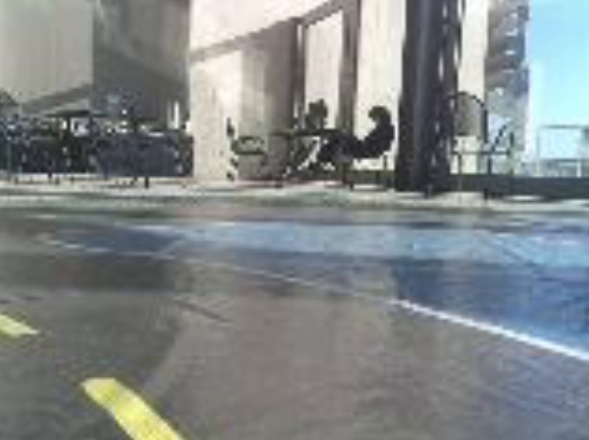
#> input picture frame 39 of lap5.mp4, 1178 x 880 px, given in place of lap2.mp4, which was not available (shown at 1/2 size)
$ python lane_detection.py
#> lines starting #> are read from the running program, lines starting #| are printed output that depends on the picture; after the words box and inside, x2 and y2 are one past the last pixel; in counts of white or black regions, pixels touching at a corner belong together; pictures that were not available may be replaced by others from this repository, and a replacement may not be noted
### controller_class.py
import numpy as np

class motorController():
    def getControllerVal(self, xAvg, yAvg, width, height):
        # getter function to get steering and throttle
        angle = self.calcAngle(xAvg,yAvg,width,height)

        steering = self.calcSteering(angle)
        throttle = self.calcThrottle(angle)

        self.steering = steering
        self.throttle = throttle

        return angle, steering, throttle

    def steeringLine(self, angle, throttle, frameWidth, frameHeight):
        # implement visual aid to show direction on frame

        # ensure that first point is bottom-center of img
        x1 = int(frameWidth/2); y1 = int(frameHeight)

        # scale line based on throttle val
        hypo_max = np.sqrt(x1**2 + y1**2)
        hypo = (hypo_max * throttle)/1.5

        x2 = int(x1 + hypo*np.cos(angle))
        y2 = int(y1 - hypo*np.sin(angle))

        return x1, x2, y1, y2

    def calcAngle(self, xAvg, yAvg, width, height):
        # calculate angle in radians based on given points
        x1 = int(width/2); x = xAvg - x1
        y = height - yAvg

        angle = np.arctan2(y,x)

        return angle

    def calcSteering(self, angle):
        # calculate a steering value based on angle calculated

        # angle interval: [-pi, pi]
        # servo interval: [0, 1] -> not sure if 0 is left and right
        # will assume 0.5 maps to pi/2, 0 maps to 1, 0 maps to pi
        angle2steering_constant = -1/np.pi

        if angle > 0:
            steering = angle2steering_constant*(angle - np.pi/2) + 0.5
        else:
            # car will only accept [0, 1], so set to 0 if negative angle
            steering = 0

        return steering

    def calcThrottle(self, angle):
        # calculate throttle value

        ## increase throttle based on angle
        # throttle interval: [0.05, 0.2]
        slope = (0.2-0.05)/(np.pi/2)
        throttle = slope*angle + 0.05

        return throttle

### lane_detection.py
import cv2
import numpy as np
import controller_class as mC

def in_bounds(x1, x2, y1, y2, width, height): # function to make sure points in image

    # if you remove this function, the lines actually follow edge detection
    # but, this is used for when the algorithm doesn't detect any
    # and is life saver otherwise no data

    offset = 20

    if x1 > width:
        x1 = width - offset
    elif x1 < 0:
        x1 = 0

    if x2 > width:
        x2 = width
    elif x2 < 0:
        x2 = offset

    if y1 > height:
        y1 = height
    elif y1 < 0:
        y1 = 0

    if y2 > height:
        y2 = height
    elif y2 < 0:
        y2 = 0

    return x1, y1, x2, y2

# [10 lines left out: function previous_weight, not called in this run]

def find_canny(img,thresh_low,thresh_high): #function for implementing the canny

    # turns image to monocolor to make it easier to detect contrast in edges
    img_gray = cv2.cvtColor(img,cv2.COLOR_BGR2GRAY)

    # blurs the image to emphasize color contrast
    img_blur = cv2.GaussianBlur(img_gray,(5,5),0)

    # detects edges on the blurred image
    img_canny = cv2.Canny(img_blur,thresh_low,thresh_high)
    return img_canny

def region_of_interest(image, width, height): #function for extracting region of interest

    # identify bounds in (x,y) format
    # currently targeting the lower half of the image
    bounds = np.array([[[100,height],[100,height/2],[width-100,height/2],[width-100,height]]],dtype=np.int32)

    # creates mask and returns specified region
    mask=np.zeros_like(image)
    cv2.fillPoly(mask,bounds,[255,255,255])
    masked_image = cv2.bitwise_and(image,mask)
    return masked_image

def draw_lines(img,lines,width,height): #function for drawing lines on black mask
    mask_lines=np.zeros_like(img)
    for points in lines:
        x1,y1,x2,y2 = points[0]

        # if point is past image size, reset to max or min location
        x1,y1,x2,y2 = in_bounds(x1,x2,y1,y2,width,height)

        # cv2.line(mask_lines,(x1,y1),(x2,y2),[0,0,255],2)

    return mask_lines

def get_coordinates(img,line_parameters): #functions for getting final coordinates
    slope = line_parameters[0]
    intercept = line_parameters[1]
    y1 = img.shape[0]
    y2 = 0.6*img.shape[0]
    x1 = int((y1-intercept)/slope)
    x2 = int((y2-intercept)/slope)
    return [x1,int(y1),x2,int(y2)]

def compute_average_lines(img,lines,width,height):

    left_lane_lines=[]
    right_lane_lines=[]
    left_weights=[]
    right_weights=[]
    for points in lines:
        x1,y1,x2,y2 = points[0]
        if x2==x1:
            continue

        #implementing polyfit to identify slope and intercept
        parameters = np.polyfit((x1,x2),(y1,y2),1)
        slope,intercept = parameters
        length = np.sqrt((y2-y1)**2+(x2-x1)**2)
        if slope <0:
            left_lane_lines.append([slope,intercept])
            left_weights.append(length)
        elif slope > 0:
            right_lane_lines.append([slope,intercept])
            right_weights.append(length)

    # Computing average slope and intercept
    left_average_line = np.average(left_lane_lines,axis=0)
    right_average_line = np.average(right_lane_lines,axis=0)


    # Computing weigthed sum
    if len(left_weights)>0:
        left_average_line = np.dot(left_weights,left_lane_lines)/np.sum(left_weights)
    if len(right_weights)>0:
        right_average_line = np.dot(right_weights,right_lane_lines)/np.sum(right_weights)

    # if left lane is not detected, create own left lane
    # bias the line towards the left
    try:
        left_fit_points = get_coordinates(img,left_average_line)
    except:
        left_fit_points = [0, height - 400, 200, height]
        # print("no left")

    # if right lane is not detected, create own right lane
    # bias the line towards the right
    try:
        right_fit_points = get_coordinates(img,right_average_line)
    except:
        right_fit_points = [width - 200, height, width, height - 400]
        # print("no right")

    return [[left_fit_points],[right_fit_points]] #returning the final coordinates

def main(video=cv2.VideoCapture("lap2.mp4")):
    # lap1.mp4 is unedited full track
    # lap2.mp4 is right turn tester
    # lap3.mp4 is edited full track
    # lap4.mp4 is straight tester
    # lap5.mp4 is left turn tester

    # initialize controller class
    car = mC.motorController()

    # needed to run file as main and as import
    True_Counter = True

    # counters
    count1 = 0 # no lines counter
    count2 = 0 # no avg lines counter

    # initialize tuning parameters
    canny_lower = 60; canny_upper = 110
    hl_thresh = 30; hl_minLength = 20; hl_maxGap = 10
    scale = 0.1

    while True_Counter:
        if __name__ == '__main__':
            ret, orig_frame = video.read()
#> orig_frame is the input picture: shape (880, 1178, 3); mean B, G, R 135.3, 134.8, 129.2
        else:
            orig_frame = video

        # make copy of image
        frame = np.copy(orig_frame)
        height = frame.shape[0]
        width  = frame.shape[1]

        # implement canny function and HL transform on ROI
        edges = find_canny(frame, canny_lower, canny_upper)
#> in find_canny, `img_gray = cv2.cvtColor(img,cv2.COLOR_BGR2GRAY)`:
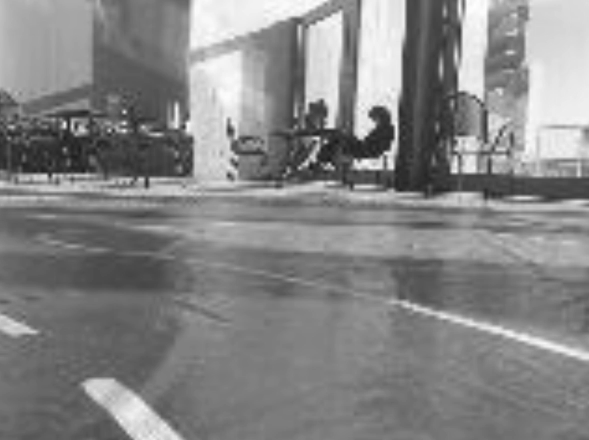
#> img_gray: shape (880, 1178) (shown at 1/2 size); min 22, max 254, mean 133.1
#> in find_canny, `img_canny = cv2.Canny(img_blur,thresh_low,thresh_high)`:
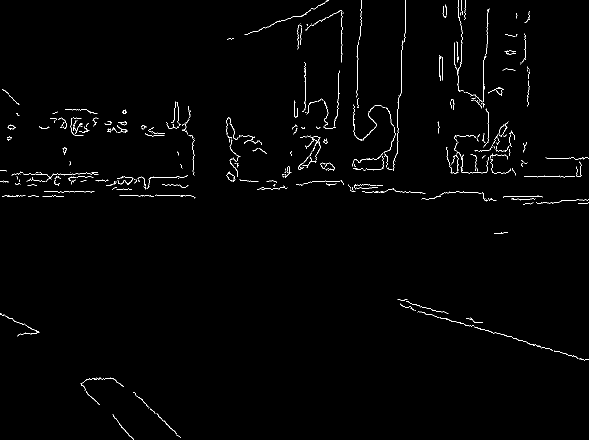
#> img_canny: shape (880, 1178) (shown at 1/2 size); 1% white in thin lines or dots
        lane_roi = region_of_interest(edges, width, height)
#> in region_of_interest, `cv2.fillPoly(mask,bounds,[255,255,255])`:
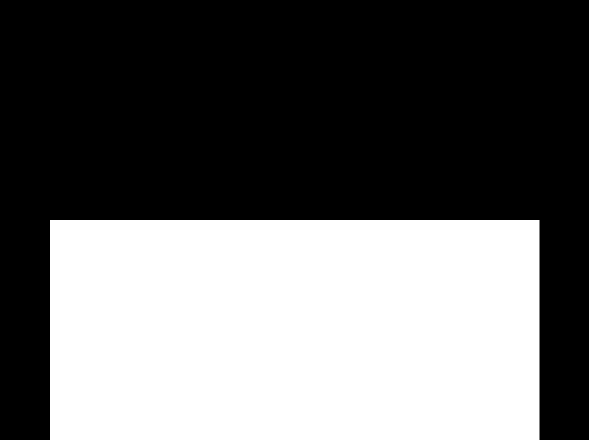
#> mask: shape (880, 1178) (shown at 1/2 size); 41.6% white; 1 white region, box (x1, y1, x2, y2) and area: (100, 440, 1079, 880) 430760
#> in region_of_interest, `masked_image = cv2.bitwise_and(image,mask)`:
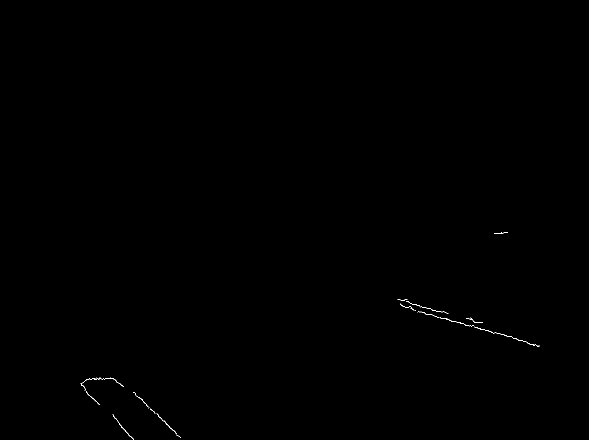
#> masked_image: shape (880, 1178) (shown at 1/2 size); 0.09% white in thin lines or dots, all inside (x1, y1, x2, y2) = (161, 464, 1079, 880)
        lines = cv2.HoughLinesP(lane_roi, 1, np.pi/180, hl_thresh, hl_minLength, hl_maxGap)
#> lines = [[1008, 670, 1018, 673], [331, 846, 346, 861], [181, 792, 191, 802], [342, 856, 353, 867], [245, 855, 256, 868]]

        # wrapped in try and except because crashes if no line detected
        # not used but kept to log if a frame doesn't have any lines processed
        try:
            lane_lines_plotted = draw_lines(frame,lines,width,height)
#> the loop in draw_lines, `for points in lines:` made 5 passes
#> lane_lines_plotted: shape (880, 1178, 3); every value is 0
        except:
            count1 += 1

        # wrapped in t/e because creahes if no average line detected
        try:
            # computes a left and right line based on all lines detected
            result_lines = compute_average_lines(frame,lines,width,height)
#> the loop in compute_average_lines, `for points in lines:` made 5 passes
#> (x1, y1, x2, y2, slope, intercept, length) on passes 1 to 5: (1008, 670, 1018, 673, 0.3, 367.6, 10.44), (331, 846, 346, 861, 1, 515, 21.21), (181, 792, 191, 802, 1, 611, 14.14), (342, 856, 353, 867, 1, 514, 15.56), (245, 855, 256, 868, 1.18, 565.5, 17.03)
#> after the loop in compute_average_lines, `for points in lines:`: left_lane_lines = []; right_lane_lines = [[0.3, 367.6], [1, 515], [1, 611], [1, 514], [1.18, 565.5]]; right_weights = [10.44, 21.21, 14.14, 15.56, 17.03]
#> in compute_average_lines, `left_average_line = np.average(left_lane_lines,axis=0)`: left_average_line = nan
#> in compute_average_lines, `right_average_line = np.average(right_lane_lines,axis=0)`: right_average_line = [0.896, 514.6]
#> in compute_average_lines, `right_average_line = np.dot(right_weights,right_lane_lines)/np.sum(rig..`: right_average_line = [0.946, 523.5]
#> in compute_average_lines, `right_fit_points = get_coordinates(img,right_average_line)`: right_fit_points = [376, 880, 4, 528]
#> result_lines = [[[0, 480, 200, 880]], [[376, 880, 4, 528]]]
            final_lines_mask = draw_lines(frame,result_lines,width,height)
#> the loop in draw_lines (call 2), `for points in lines:` made 2 passes
#> (x1, y1, x2, y2, offset in in_bounds) on passes 1 to 2: (0, 480, 200, 880, 20), (376, 880, 4, 528, 20)

            if result_lines is not None:
                # plots line on final image

                line_counter = 0 # counter for number of lines

                for line in result_lines:
                    x1,y1,x2,y2 = line[0]
                    # if point is past image size, reset to max or min location
                    x1,y1,x2,y2 = in_bounds(x1,x2,y1,y2,width,height)

                    # adds previous weight to points after a while
                    if count1 > 10:
                        x1,y1,x2,y2 = previous_weight(x1o,x2o,y1o,y2o,x1,y1,x2,y2,scale)

                    # edge detection lines
                    cv2.line(frame, (x1, y1), (x2, y2), (0, 255, 0), 5)

                    # to be used to find average value
                    xSum = x1 + x2; ySum = y1 + y2;
                    line_counter += 1
#> this loop made 2 passes
#> (x1, y1, x2, y2, offset in in_bounds, xSum, ySum, line_counter) on passes 1 to 2: (0, 480, 200, 880, 20, 200, 1360, 1), (376, 880, 4, 528, 20, 380, 1408, 2)
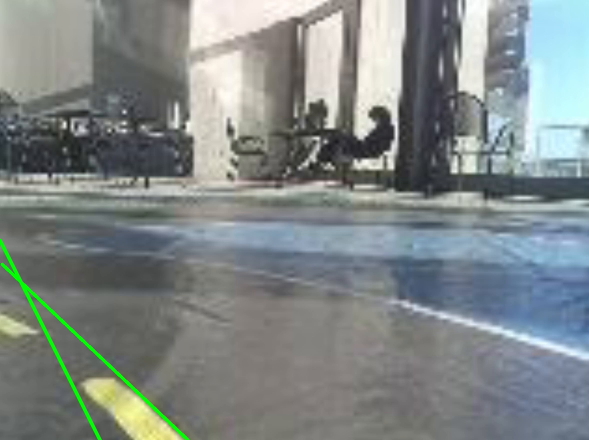
#> frame: shape (880, 1178, 3) (shown at 1/2 size); 0.62% of pixels changed, all inside (x1, y1, x2, y2) = (0, 477, 379, 880)
#> after the loop, line_counter = 2

                xAvg = int(xSum/line_counter); yAvg = int(ySum/line_counter)
#> after `xAvg = int(xSum / line_counter)`: xAvg = 190
#> after `yAvg = int(ySum / line_counter)`: yAvg = 704

                # gets angle, steering, and throttle value
                angle, steering, throttle = car.getControllerVal(xAvg,yAvg,width,height)
#> in calcAngle, `x = xAvg - x1`: x = -399
#> in calcAngle, `y = height - yAvg`: y = 176
#> in calcAngle, `angle = np.arctan2(y,x)`: angle = 2.73
#> in calcSteering, `steering = angle2steering_constant*(angle - np.pi/2) + 0.5`: steering = 0.132
#> in calcThrottle, `throttle = slope*angle + 0.05`: throttle = 0.31
#> in getControllerVal, `self.steering = steering`: self.steering = 0.132
#> in getControllerVal, `self.throttle = throttle`: self.throttle = 0.31
#> angle = 2.73; steering = 0.132; throttle = 0.31
                x1s, x2s, y1s, y2s = car.steeringLine(angle, throttle, width, height)
#> in steeringLine, `hypo = (hypo_max * throttle)/1.5`: hypo = 219.1
#> in steeringLine, `x2 = int(x1 + hypo*np.cos(angle))`: x2 = 388
#> in steeringLine, `y2 = int(y1 - hypo*np.sin(angle))`: y2 = 791
#> x1s = 589; x2s = 388; y1s = 880; y2s = 791
                cv2.line(frame, (x1s, y1s), (x2s, y2s), (255, 255, 255), 10)
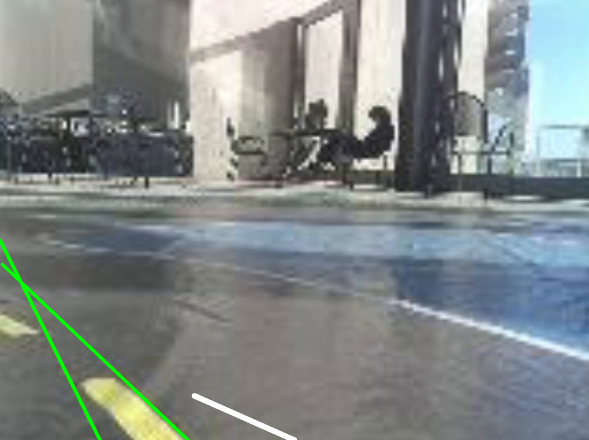
#> frame: shape (880, 1178, 3) (shown at 1/2 size); 0.24% of pixels changed, all inside (x1, y1, x2, y2) = (383, 786, 594, 880)

                # set new points to previous points
                x1o = x1; x2o = x2; y1o = y1; y2o = y2
#> after `x1o = x1`: x1o = 376
#> after `x2o = x2`: x2o = 4
#> after `y1o = y1`: y1o = 880
#> after `y2o = y2`: y2o = 528
        except:
            # logs if a frame doesn't have an average line
            count2 += 1

            # if unable to get steering or throttle value, program crashes
            # forces car to go straight at low moving speed
            steering = 0.5
            throttle = 0.1

        cv2.imshow("frame", frame)

        # press q to break program
        # remove in final product
        if __name__ == '__main__':
            if cv2.waitKey(1) & 0xff ==ord('q'):
#> (key q is pressed here)
                print("Frames with no lines detected:", count1)
                print("Frames with no avg lines detected:", count2)
                break
        else:
            cv2.waitKey(1)
            True_Counter = False
            return steering, throttle

if __name__ == '__main__':
    main()

$ run again, starting later in the video
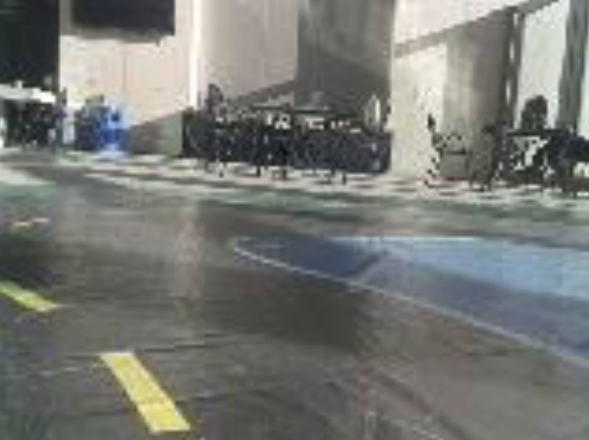
#> input picture frame 175 of lap5.mp4, 1178 x 880 px, given in place of lap2.mp4, which was not available (shown at 1/2 size)
#> in main, orig_frame is the input picture: shape (880, 1178, 3); mean B, G, R 115.8, 120, 118.5
#> in find_canny, `img_canny = cv2.Canny(img_blur,thresh_low,thresh_high)`:
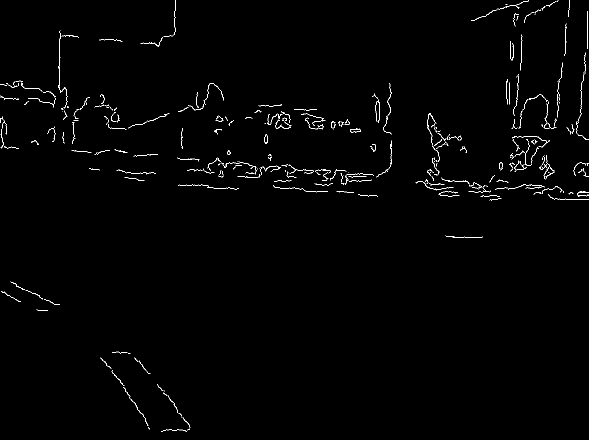
#> img_canny: shape (880, 1178) (shown at 1/2 size); 0.9% white in thin lines or dots
#> mask: shape (880, 1178); 41.6% white; 1 white region, box (x1, y1, x2, y2) and area: (100, 440, 1079, 880) 430760
#> masked_image: shape (880, 1178); 0.06% white in thin lines or dots, all inside (x1, y1, x2, y2) = (100, 471, 966, 863)
#> lines = [[947, 474, 964, 474], [929, 474, 942, 474]]
#> the loop in draw_lines, `for points in lines:` made 2 passes
#> (x1, y1, x2, y2, offset in in_bounds) on passes 1 to 2: (947, 474, 964, 474, 20), (929, 474, 942, 474, 20)
#> lane_lines_plotted: shape (880, 1178, 3); every value is 0
#> the loop in compute_average_lines, `for points in lines:` made 2 passes
#> (x1, y1, x2, y2, slope, intercept, length) on passes 1 to 2: (947, 474, 964, 474, 5.46e-15, 474, 17), (929, 474, 942, 474, 2.28e-15, 474, 13)
#> after the loop in compute_average_lines, `for points in lines:`: left_lane_lines = []; right_lane_lines = [[5.46e-15, 474], [2.28e-15, 474]]; right_weights = [17, 13]
#> left_average_line = nan
#> in compute_average_lines, `right_average_line = np.average(right_lane_lines,axis=0)`: right_average_line = [3.87e-15, 474]
#> in compute_average_lines, `right_average_line = np.dot(right_weights,right_lane_lines)/np.sum(rig..`: right_average_line = [4.08e-15, 474]
#> right_fit_points = [99388012135004896, 880, 13219095210075374, 528]
#> result_lines = [[[0, 480, 200, 880]], [[99388012135004896, 880, 13219095210075374, 528]]]
#> the loop in draw_lines (call 2), `for points in lines:` made 2 passes
#> (x1, y1, x2, y2, offset in in_bounds) on pass 1: (0, 480, 200, 880, 20)
#> the loop in main, `for line in result_lines:` made 2 passes
#> (x1, y1, x2, y2, offset in in_bounds, xSum, ySum, line_counter) on pass 1: (0, 480, 200, 880, 20, 200, 1360, 1)
#> after the loop in main, `for line in result_lines:`: line_counter = 2
#> xAvg = 1168
#> yAvg = 704
#> x = 579
#> y = 176
#> in calcAngle, `angle = np.arctan2(y,x)`: angle = 0.295
#> in calcSteering, `steering = angle2steering_constant*(angle - np.pi/2) + 0.5`: steering = 0.906
#> in calcThrottle, `throttle = slope*angle + 0.05`: throttle = 0.0782
#> self.steering = 0.906
#> self.throttle = 0.0782
#> in main, `angle, steering, throttle = car.getControllerVal(xAvg,yAvg,width,height)`: angle = 0.295; steering = 0.906; throttle = 0.0782
#> hypo = 55.19
#> in steeringLine, `x2 = int(x1 + hypo*np.cos(angle))`: x2 = 641
#> in steeringLine, `y2 = int(y1 - hypo*np.sin(angle))`: y2 = 863
#> x1s = 589; x2s = 641; y1s = 880; y2s = 863
#> in main, `cv2.line(frame, (x1s, y1s), (x2s, y2s), (255, 255, 255), 10)`:
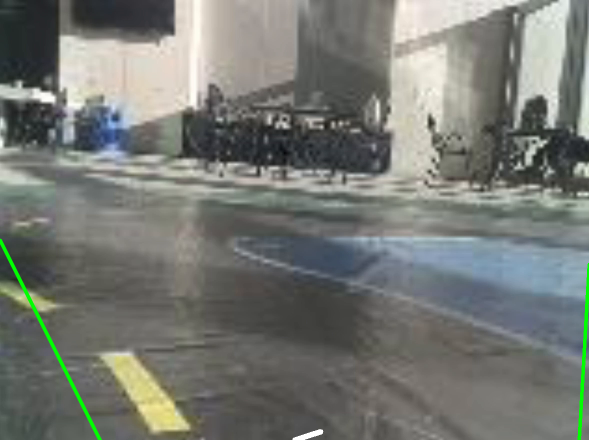
#> frame: shape (880, 1178, 3) (shown at 1/2 size); mean B, G, R 115.3, 120.9, 118.1
#> x1o = 1158
#> x2o = 1178
#> y1o = 880
#> y2o = 528
